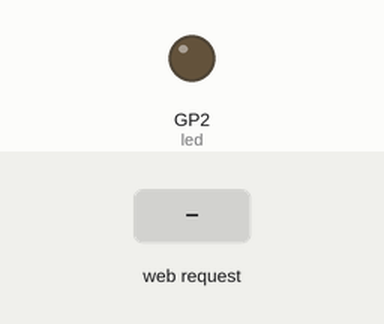
Simulated run of this program. Board: Raspberry Pi Pico running MicroPython. On the bench: output pins drawn as LEDs (lit = HIGH). Inputs (shaded band) come from the test bench. WiFi joins after 1.5 s; what the program prints to the serial console is not drawn.

Above: at 2.7 s.
2.8 s: HTTP request GET /led/on received
At 4.0 s:
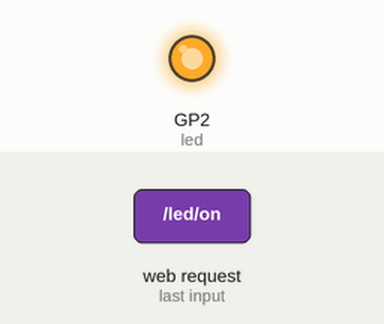
4.3 s: HTTP request GET /led/off received
At 5.2 s:
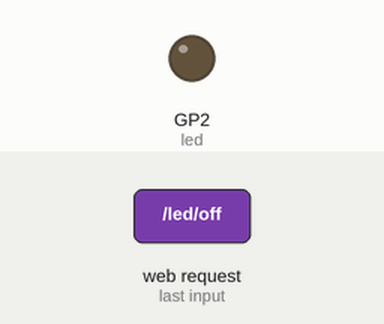
Timing chart, 0 to 7.3 s (numbered marks = the images above; inputs shaded):
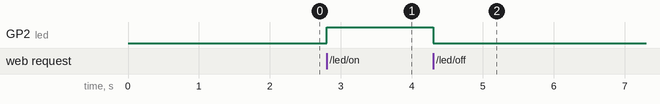

The program:

Ex12-3_WIFI_Button_Test.py
```python
from machine import Pin # 從 machine 導入 Pin 類別
import network # 導入網路類別
import socket # 導入通訊端點類別

# 初始化 GPIO
led = Pin(2, Pin.OUT)  # 紅色LED(GP2)

# 設定 WIFI 帳號密碼
ssid = '輸入 WIFI SSID'
password = '輸入 WIFI 密碼'

# 生成包含 LED 狀態和控制按鈕的 HTML 網頁
def get_html_with_buttons(led_state_value):
    # 判斷 LED 狀態文字
    led_status_text = "🟢 ON" if led_state_value == 1 else "🔴 OFF"

    # 使用 GET 請求建立按鈕，這是最簡單的方式
    html_content = f"""
        <!DOCTYPE html>
        <html>
        <head>
            <meta charset="UTF-8">
            <title>Pico W LED 控制</title>
            <style>
                body {{ font-family: Arial, sans-serif; text-align: center; }}
                .status {{ font-size: 2em; margin-bottom: 30px; }}
                .button-container button {{
                    padding: 15px 30px;
                    font-size: 1.5em;
                    margin: 10px;
                    cursor: pointer;
                    border: none;
                    border-radius: 5px;
                }}
                #on-btn {{ background-color: #4CAF50; color: white; }}
                #off-btn {{ background-color: #f44336; color: white; }}
            </style>
        </head>
        <body>
            <h1>Pico W LED 控制面板</h1>
            <div class="status">
                <h2>LED 狀態: {led_status_text}</h2>
            </div>
            <div class="button-container">
                <a href="/led/on">
                    <button id="on-btn">開啟 LED</button>
                </a>

                <a href="/led/off">
                    <button id="off-btn">關閉 LED</button>
                </a>
            </div>
        </body>
        </html>
        """

    # HTTP 回應頭
    response = "HTTP/1.1 200 OK\r\nContent-Type: text/html\r\nConnection: close\r\n\r\n"
    return response + html_content

# 初始化網路設定
wlan = network.WLAN(network.STA_IF)
wlan.active(True)
wlan.connect(ssid, password)

while not wlan.isconnected() : # 等待網路連接
    pass

print('IP: ', wlan.ifconfig()[0])  # 顯示開發板的IP位址

# 初始化 socket 並指定 port 80 最多五人排隊
s = socket.socket(socket.AF_INET, socket.SOCK_STREAM)
s.bind(('', 80))
s.listen(5)

# 進入伺服器主循環
while True:
    try:
        cl, addr = s.accept()
        request = cl.recv(1024).decode('utf-8')

        # 解析請求路徑
        # 請求的第一行通常是 'GET /path/to/resource HTTP/1.1'
        request_line = request.split('\r\n')[0]
        try:
            url = request_line.split(' ')[1]
        except IndexError:
            # 處理空請求或格式錯誤
            url = "/"

        # 執行命令邏輯
        command_executed = False

        if url == "/led/on":
            led.value(1) # 設定 LED 為 HIGH (開啟)
            print(">>> 執行命令: LED ON")
            command_executed = True
        elif url == "/led/off":
            led.value(0) # 設定 LED 為 LOW (關閉)
            print(">>> 執行命令: LED OFF")
            command_executed = True

        # 準備回應
        # 獲取當前 LED 狀態
        current_led_state = led.value()

        # 如果是控制命令，需要導向回主頁面
        if command_executed:
             # HTTP 303 See Other: 告訴瀏覽器重導向到主頁，避免重複提交
             response = "HTTP/1.1 303 See Other\r\nLocation: /\r\n\r\n"
        else:
             # 發送帶有按鈕的主頁面
             response = get_html_with_buttons(current_led_state)

        cl.send(response.encode())
        cl.close()

    except OSError as e:
        print('連線錯誤:', e)
        cl.close()
    except KeyboardInterrupt:
        print("\n伺服器停止。")
        s.close()
        break
```

Measured:
- after the input at 2.8 s, GP2 (led): LOW → HIGH at once
- after the input at 4.3 s, GP2 (led): HIGH → LOW at once
